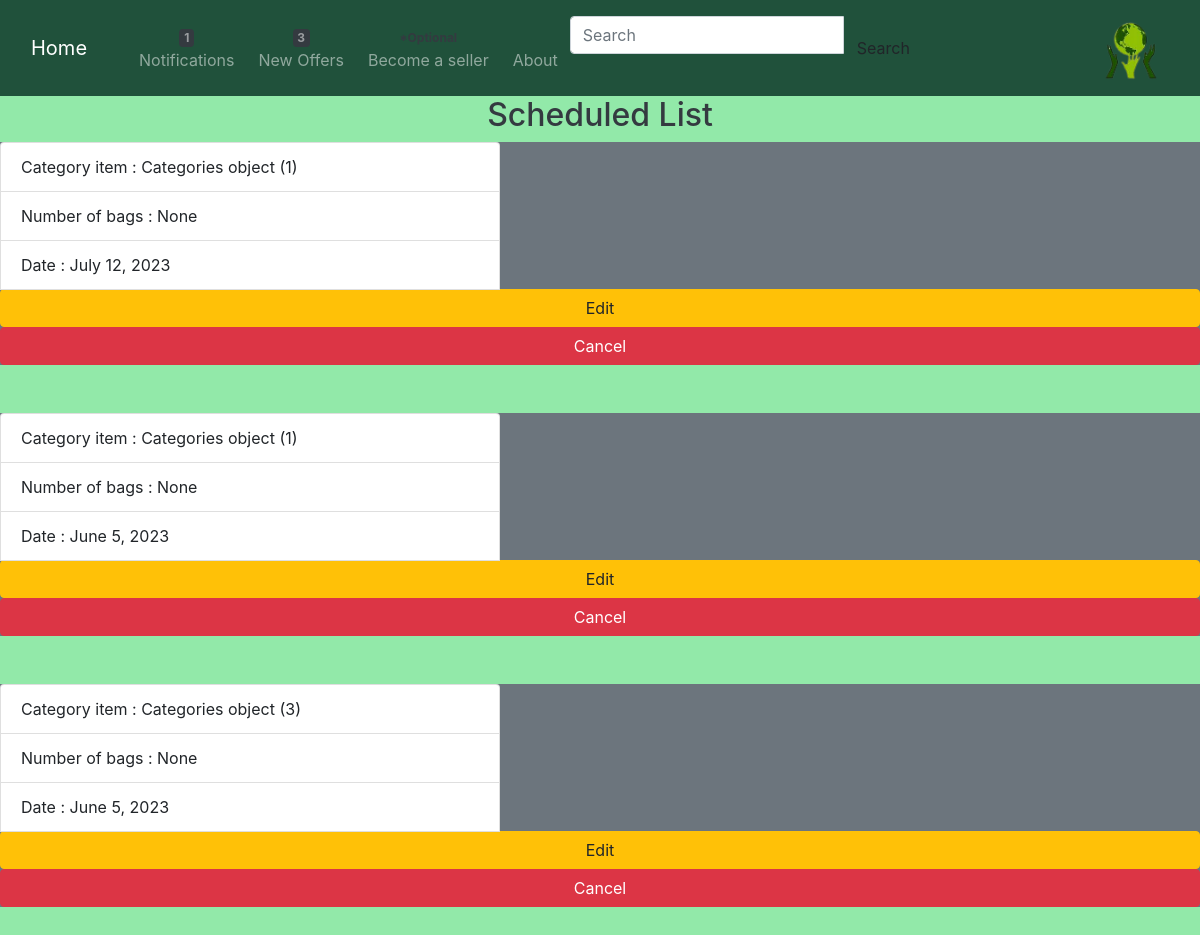
/customer/bookedlist (signed in), run on the app's committed database.
### customer/models.py (models this page shows)
class Booking(models.Model):
    cname=models.ForeignKey(User,on_delete=models.CASCADE)
    address=models.CharField(max_length=1000)
    ph=models.IntegerField(null=True)
    type=models.ForeignKey(Categories,on_delete=models.CASCADE)
    number_of_bags=models.IntegerField(null=True)
    date=models.DateField(null=True)

class Categories(models.Model):
    category=models.CharField(max_length=100)
    customer_fee=models.IntegerField()
    description=models.CharField(max_length=300)
    image=models.FileField(upload_to='profile_images')

### customer/views.py (the view)
# urls.py: path('bookedlist',BookedList.as_view(),name='blist'),
@method_decorator(dec,name="dispatch")
class BookedList(ListView):
    template_name='sclist.html'
    model=Booking
    context_object_name='booked'
    def get_queryset(self):
        return Booking.objects.filter(cname_id=self.request.user)

### customer/views.py (called while the page is built)
def signin_required(fn):
    def inner(request,*args,**kwargs):
        if request.user.is_authenticated:
            return fn(request,*args,**kwargs)
        else:
            return redirect('signin')
    return inner

### customer/templates/sclist.html
{% extends 'basereg.html' %}
{% load static %}
{% block nav %}
<h2 class="text-center text-dark">Scheduled List</h2>
    {% for i in booked %}
    <div class="no-gutters bg-secondary mb-5">
      <div class="row">
        <div id="col1" class="col">
          <ul class="list-group">
            <li class="list-group-item">Category item : {{i.type}}</li>
            <li class="list-group-item">Number of bags : {{i.number_of_bags}}</li>
            <li class="list-group-item">Date : {{i.date}}
            </li>
            <a href="" class="btn  btn-warning">Edit</a>
            <a href="{% url 'dlt' i.id %}" class="btn btn-danger">Cancel</a>
          </ul>
        </div>
      </div>
    </div>
    {% endfor %}
{% endblock nav %}

### customer/static/css/uhlist.css (style rules this page uses)
.btn { padding: .45rem 1.5rem .35rem; }
.list-group-item { width: 500px; }

### data on the page
Booking: type "Categories object (1)", number_of_bags "None", date "July 12, 2023"
Booking: type "Categories object (1)", number_of_bags "None", date "June 5, 2023"
Booking: type "Categories object (3)", number_of_bags "None", date "June 5, 2023"
